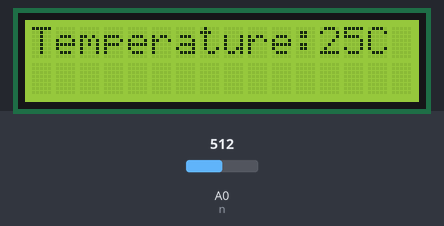
The sketch below on a simulated Arduino Uno, built with avr-gcc and run on an emulated ATmega328P. Shown: 16×2 character LCD. The inputs (shaded band) are chosen by the test bench; at power-on: A0 (n) = 512.

Above: at 3.2 s.
3.3 s: A0 (n) set to 716
At 4.1 s:
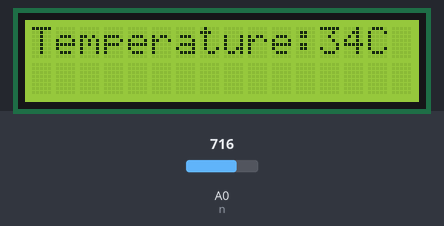
4.8 s: A0 (n) set to 900
At 5.5 s:
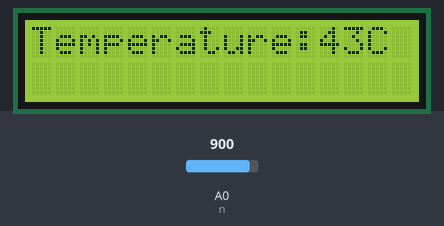
6.3 s: A0 (n) set to 1023
At 6.8 s:
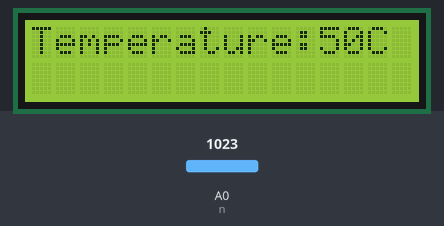
Timing chart, 0 to 9.3 s (numbered marks = the images above; inputs shaded):
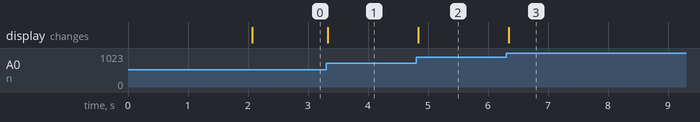

The sketch:

digital_thermometer.ino
```cpp
#include<LiquidCrystal.h>           //including header files for LCD(which is inbuilt in arduino...it's really Cool)
LiquidCrystal lcd(10,9,4,5,6,7);    //rs=10, rw=gnd, en=9, DB4-DB7=4 to 7 pins of arduino
                                    //I can give any name instead of that lcd; it's user choice
int n=A0;                         // assigning n variable to A0 channel of adc
                                  //there are total 6 channels to read analog voltages(A0 to A5)
int read_value;                          //declaring the variable to store the read value(which will be in between 0 to 1023)
int temperature;                  //voltage is in decimal point(any value in between 0V to 5V)

void setup()
{
  // put your setup code here, to run once:
  lcd.begin(16,2);                 //initializing lcd of 16*2 i.e. 16 columns and 2 rows
  lcd.setCursor(4,0);              //cursor will be placed at column0, row0 i.e. at 80H
                                   //similarly, column0, row1 means C0H
  lcd.print("DIGITAL");            //Dispalying data on lcd by using inbuilt function of arduino
  lcd.setCursor(2,1);
  lcd.print("THERMOMETER");        //Dispalying data on lcd by using inbuilt function of arduino
  delay(2000);
}

void loop()
{
  // put your main code here, to run repeatedly:
   read_value=analogRead(n);                       //reading the analog value at pin A0
   temperature=(.5/1023.)*read_value*1000;    //formula to convert the value between 0 to 1023 into 0 to 1
                                           //writing 1. and 1023. to tell the arduino that the result should be in float
   lcd.print("                ");          //clearing the display
   lcd.setCursor(0,1);
   lcd.print("                ");          //clearing the display
   lcd.setCursor(0,0);
   lcd.print("Temperature:");             //Dispalying data on lcd by using inbuilt function of arduino
   lcd.setCursor(12,0);
   lcd.print(temperature);
   lcd.setCursor(14,0);
   lcd.print("C");
}
```

Measured:
- after the input at 3.3 s, the display: changes at once (image 1)
- after the input at 4.8 s, the display: changes at once (image 2)
- after the input at 6.3 s, the display: changes at once (image 3)
